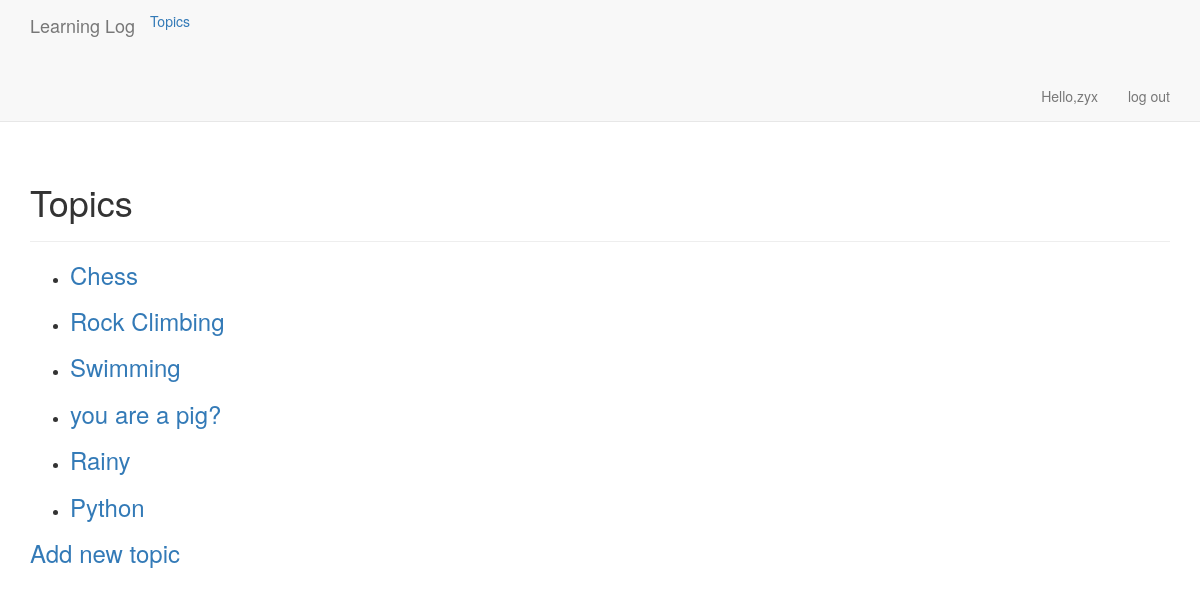
The app's page /topics/ (signed in) with its own data.
### learning_logs/models.py (models this page shows)
class Topic(models.Model):
    text = models.CharField(max_length=200)
    date_added = models.DateTimeField(auto_now_add=True)
    owner = models.ForeignKey(User)
    def __str__(self):
        return self.text

### learning_logs/views.py (the view)
# urls.py: url(r'^topics/$',views.topics,name='topics'),
@login_required
def topics(request):
    topics = Topic.objects.filter(owner=request.user).order_by('date_added')
    context = {'topics':topics}
    return render(request,'learning_logs/topics.html',context)

### learning_logs/templates/learning_logs/topics.html
{% extends "learning_logs/base.html" %}
{% block header %}
  <h1>Topics</h1>
{% endblock %}
{% block content %}
<ul>
    {% for topic in topics %}
    <li>
        <h3><a href="{% url 'learning_logs:topic' topic.id %}">{{ topic }}</a>
        </h3>
    </li>
    {% empty %}
    <li>No topics have been added yet.</li>
    {% endfor %}
</ul>
<h3><a href="{% url 'learning_logs:new_topic' %}">Add new topic</h3>
{% endblock %}

### learning_logs/templates/learning_logs/base.html (shortened to what this page needs)
{% load bootstrap3 %}
<!DOCTYPE html>
<html lang="en">
<head>
    {% bootstrap_css %}
</head>
<body>
    <nav class="navbar navbar-default navbar-static-top">
        <div class="container">
            <div class="navbar-header">
                <a class="navbar-brand" href="{% url 'learning_logs:index' %}">Learning Log</a>
            </div>
            <div id="navbar" class="navbar-collapse collapse">
                <ul class="nav navbar nav">
                    <li><a href="{% url 'learning_logs:topics' %}">Topics</a></li>
                </ul>
                <ul class="nav navbar-nav navbar-right">
                    {% if user.is_authenticated %}
                    <li><a>Hello,{{ user.username }}</a></li>
                    <li><a href="{% url 'users:logout' %}">log out</a></li>
                    {% else %}
                    <li><a href="{% url 'users:register' %}">register</a></li>
                    <li><a href="{% url 'users:login' %}">log in</a></li>
                    {% endif %}
                </ul>
            </div>
        </div>
    </nav>
    <div class="container">
        <div class="page-header">
            {% block header %}{% endblock %}
        </div>
        <div>
            {% block content %}{% endblock %}
        </div>
    </div>
</body>
</html>

### records on screen
Topic: text "Chess"
Topic: text "Rock Climbing"
Topic: text "Swimming"
Topic: text "you are a pig?"
Topic: text "Rainy"
Topic: text "Python"

### other values on screen
{{ user.username }} "zyx"
